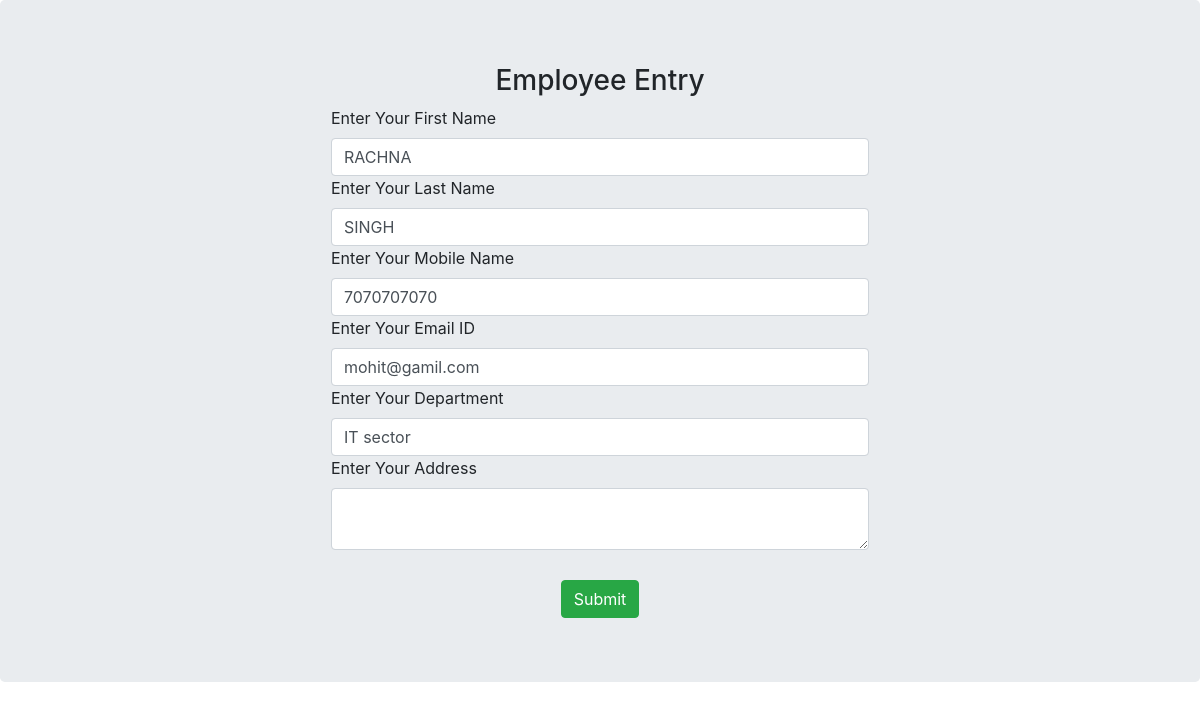
Screenshot of /update_view/2/ with the database file from the repository.
### app1/models.py (models this page shows)
class Employee_details(models.Model):
    fname=models.CharField(max_length=100)
    lname=models.CharField(max_length=100)
    mobile=models.BigIntegerField()
    email=models.EmailField(max_length=200)
    dept=models.CharField(max_length=100)
    address=models.CharField(max_length=500)

### app1/views.py (the view)
# urls.py: path('update_view/<id>/',views.update_view,name='update_view'),
def update_view(request,id):
    context = {'employeedata': Employee_details.objects.get(id=id)}
    return render(request, 'update.html', context)

### templates/update.html (shortened to what this page needs)
<!DOCTYPE html>
<html lang="en">
<head>
    {% include 'boot.html' %}
</head>
<body>
<div class="jumbotron">
<div class="container">
<div class="row">
<div class="offset-md-3 col-md-6">
<form method="POST" action="{% url 'update_view_save' employeedata.id %}">
<h3 class="text-center">Employee Entry</h3>
<label>Enter Your First Name </label>
<input type="text" name="fname" class="form-control" value="{{ employeedata.fname }}">
<label>Enter Your Last Name </label>
<input type="text" name="lname" class="form-control" value="{{ employeedata.lname }}">
<label>Enter Your Mobile Name </label>
<input type="number" name="mobile" class="form-control" value="{{ employeedata.mobile }}">
<label>Enter Your Email ID  </label>
<input type="email" name="email" class="form-control" value="{{ employeedata.email }}">
<label>Enter Your Department </label>
<input type="text" name="dept" class="form-control" value="{{ employeedata.dept }}">
<label>Enter Your Address </label>
<textarea type="text" name="address" class="form-control" value="{{ employeedata.address }}"></textarea>
<center>
<input type="submit"  class="btn btn-success" value="Submit" style="margin-top: 30px">
</center>
</form>
</div>
</div>
</div>
</div>
</body>
</html>

### rows the page displays
Employee_details: fname "RACHNA", lname "SINGH", mobile "7070707070", email "mohit@gamil.com", dept "IT sector"
